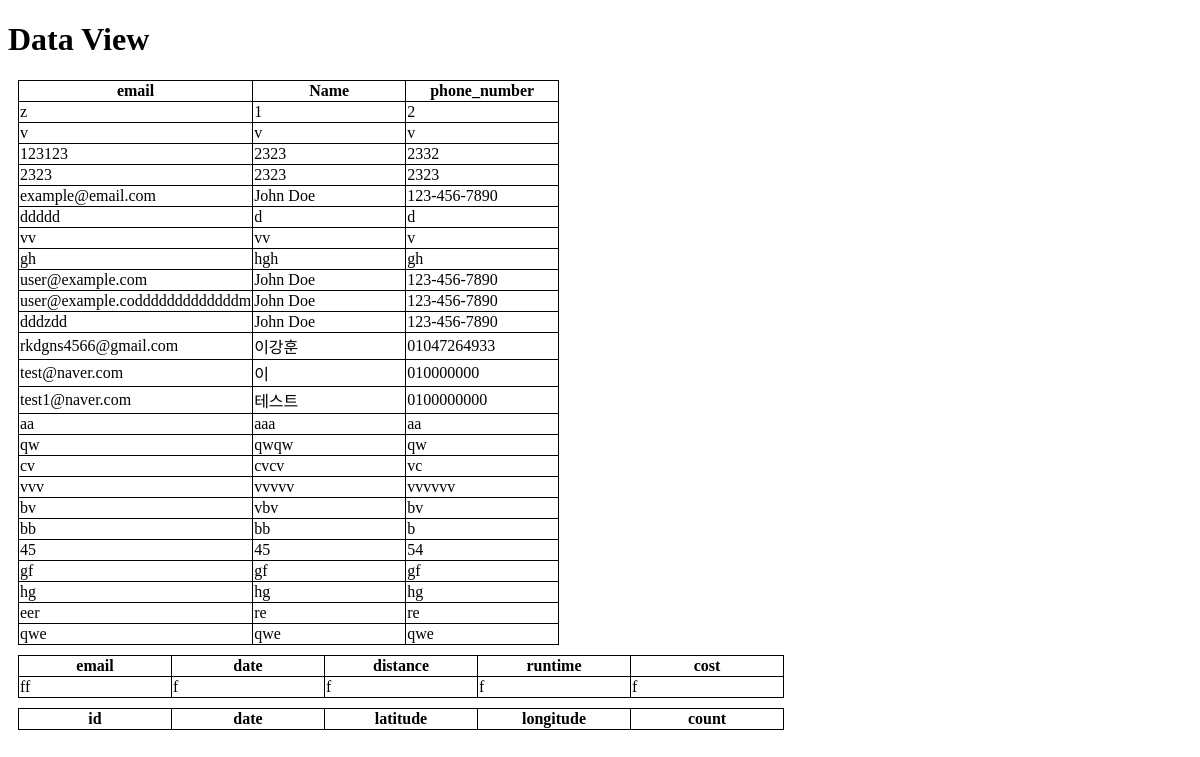
The app's page /dataviewTest/, older data.
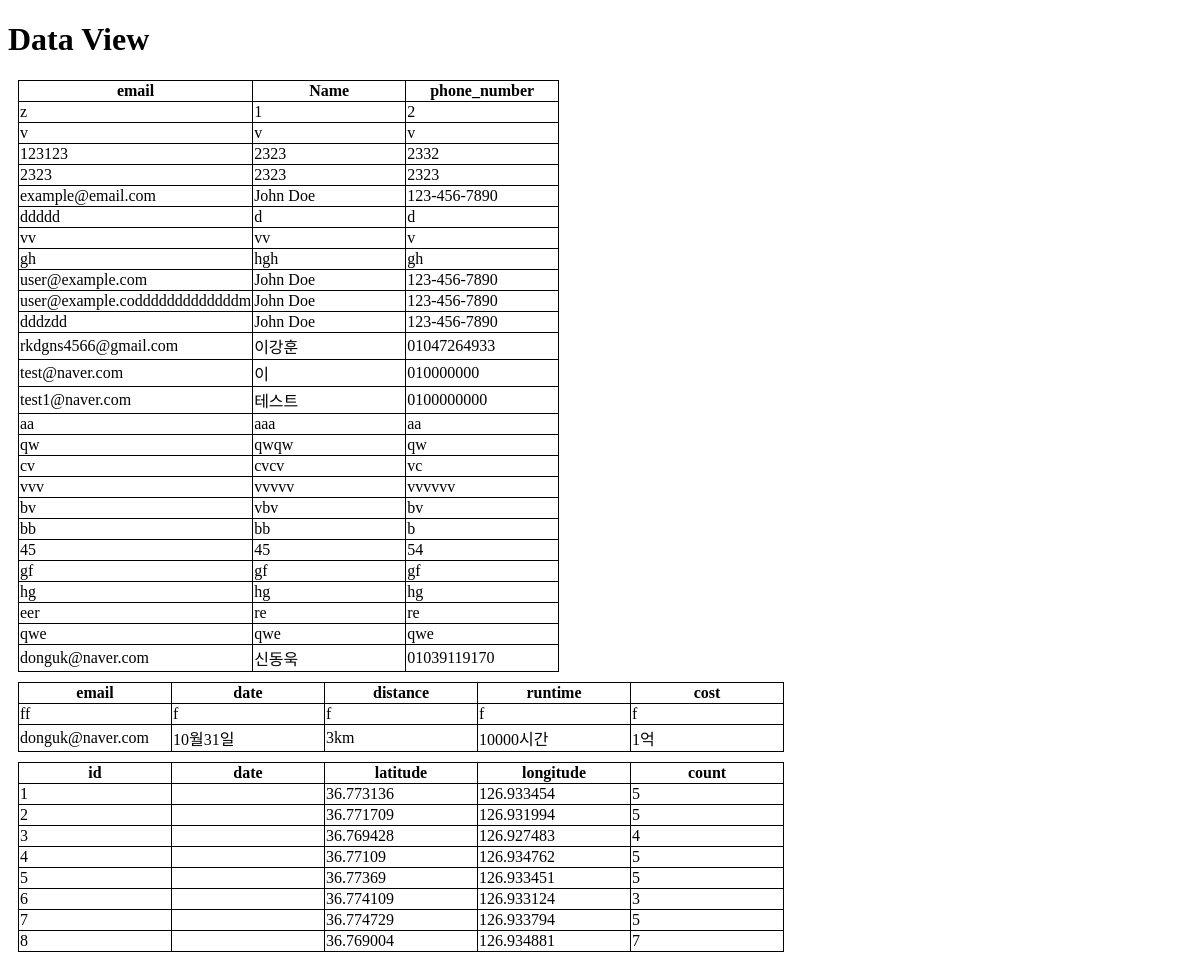
The same page, newer data.
### kickboard/models.py (models this page shows)
class information(db.Model):
    email = db.Column(db.Text, primary_key=True)
    password = db.Column(db.Text)
    name = db.Column(db.Text)
    phone_number = db.Column(db.Text)

class RideLog(db.Model):
    email = db.Column(db.Text, primary_key=True)
    date = db.Column(db.Text)
    distance = db.Column(db.Text)
    runtime = db.Column(db.Text)
    cost = db.Column(db.Text)

class Accident(db.Model):
    id = db.Column(db.Integer, primary_key=True)
    latitude = db.Column(db.Float) #위도
    longitude = db.Column(db.Float) #경도.
    count = db.Column(db.Integer)

### kickboard/views/html_views.py (the view)
@bp.route('dataviewTest/')
def dataviewTest():
    info = information.query.all()
    ridelog = RideLog.query.all()
    accident = Accident.query.all()
    return render_template('dataview.html', info=info, ridelog=ridelog, accident= accident)

### kickboard/templates/dataview.html (shortened to what this page needs)
<!DOCTYPE html>
<html>
<head>
</head>
<body>
    <h1>Data View</h1>
    <table>
        <thead>
            <tr>
                <th>email</th>
                <th>Name</th>
                <th>phone_number</th>
            </tr>
        </thead>
        <tbody>
            {% for item in info %}
                <tr>
                    <td>{{ item.email }}</td>
                    <td>{{ item.name }}</td>
                    <td>{{ item.phone_number }}</td>
                </tr>
            {% endfor %}
        </tbody>
    </table>
    <table>
        <thead>
            <tr>
                <th>email</th>
                <th>date</th>
                <th>distance</th>
                <th>runtime</th>
                <th>cost</th>
            </tr>
        </thead>
        <tbody>
            {% for item in ridelog %}
                <tr>
                    <td>{{ item.email }}</td>
                    <td>{{ item.date }}</td>
                    <td>{{ item.distance }}</td>
                    <td>{{ item.runtime }}</td>
                    <td>{{ item.cost }}</td>
                </tr>
            {% endfor %}
        </tbody>
    </table>
    <table>
        <thead>
            <tr>
                <th>id</th>
                <th>date</th>
                <th>latitude</th>
                <th>longitude</th>
                <th>count</th>
            </tr>
        </thead>
        <tbody>
            {% for item in accident %}
                <tr>
                    <td>{{ item.id }}</td>
                    <td>{{ item.date }}</td>
                    <td>{{ item.latitude }}</td>
                    <td>{{ item.longitude }}</td>
                    <td>{{ item.count }}</td>
                </tr>
            {% endfor %}
        </tbody>
    </table>
</body>
</html>

### kickboard/templates/dataview.html (style rules this page uses)
table { border-collapse: collapse; margin: 10px }
table, th, td { border: 1px solid #000; }
th, td { width : 150px }

Row changes from the older to the newer data that the page shows:
added information: email "donguk@naver.com", name "신동욱", phone_number "01039119170"
added RideLog: email "donguk@naver.com", date "10월31일", distance "3km", runtime "10000시간", cost "1억"
added Accident: id "1", latitude "36.773136", longitude "126.933454", count "5"
added Accident: id "2", latitude "36.771709", longitude "126.931994", count "5"
added Accident: id "3", latitude "36.769428", longitude "126.927483", count "4"
added Accident: id "4", latitude "36.77109", longitude "126.934762", count "5"
added Accident: id "5", latitude "36.77369", longitude "126.933451", count "5"
added Accident: id "6", latitude "36.774109", longitude "126.933124", count "3"
added Accident: id "7", latitude "36.774729", longitude "126.933794", count "5"
added Accident: id "8", latitude "36.769004", longitude "126.934881", count "7"
